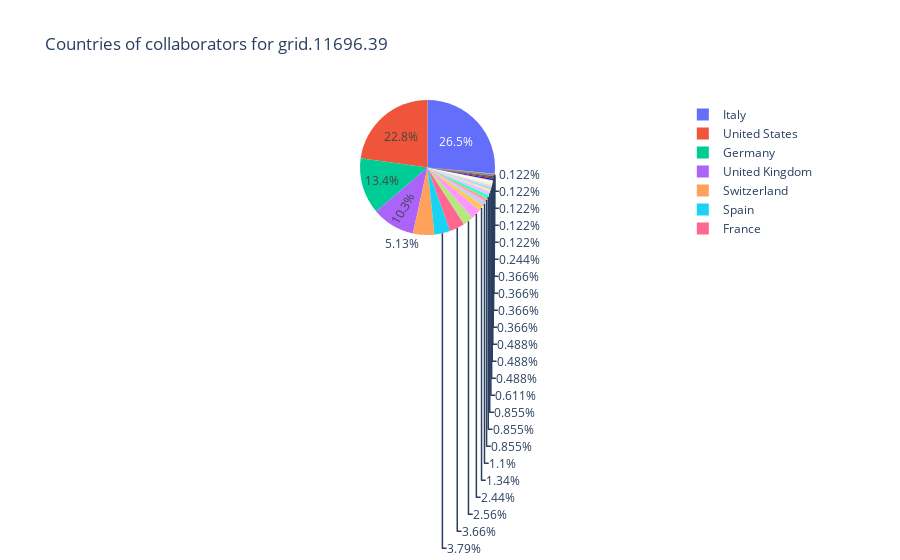

The notebook cell saved with this chart:
### Markdown cell above
### 3.4 Countries of Industry Collaborators

We can use the same dataset to segment the data by country.

### Code cell
px.pie(affiliations, names="aff_country", height=600, 
      title=f"Countries of collaborators for {GRIDID}")

### Figure 1 — Plotly figure (JSON) as saved in the notebook; plotly's stock layout.template omitted (floating-point values rounded to 4 significant figures; data arrays with more than 128 entries replaced by an {"elided": "..."} marker saying what was removed)
{"data": [{"domain": {"x": [0, 1], "y": [0, 1]}, "hoverlabel": {"namelength": 0}, "hovertemplate": "aff_country=%{label}", "labels": {"elided": "819 str values"}, "legendgroup": "", "name": "", "showlegend": true, "type": "pie"}], "layout": {"autosize": true, "legend": {"tracegroupgap": 0}, "title": {"text": "Countries of collaborators for grid.11696.39"}}}
